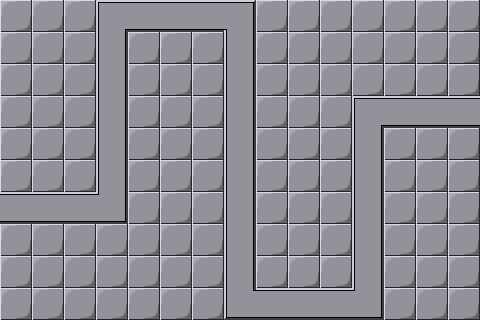

This is a level from a 2D game, rendered from its Tiled map with the project's own tilesets. A one-line summary and the map file follow, with tile-layer data summarised:
An orthogonal 15x10 tile map with 32x32 px tiles, 1 tile layer (Tile Layer 1).

<map version="1.0" orientation="orthogonal" width="15" height="10" tilewidth="32" tileheight="32">
 <tileset firstgid="1" name="BasicTiles" tilewidth="32" tileheight="32">
  <image source="BasicTiles.png" width="256" height="256" />
 </tileset>
 <layer name="Tile Layer 1" width="15" height="10">
  <data>[150 cells, 150 non-empty, 7 distinct tile ids]</data>
 </layer>
</map>